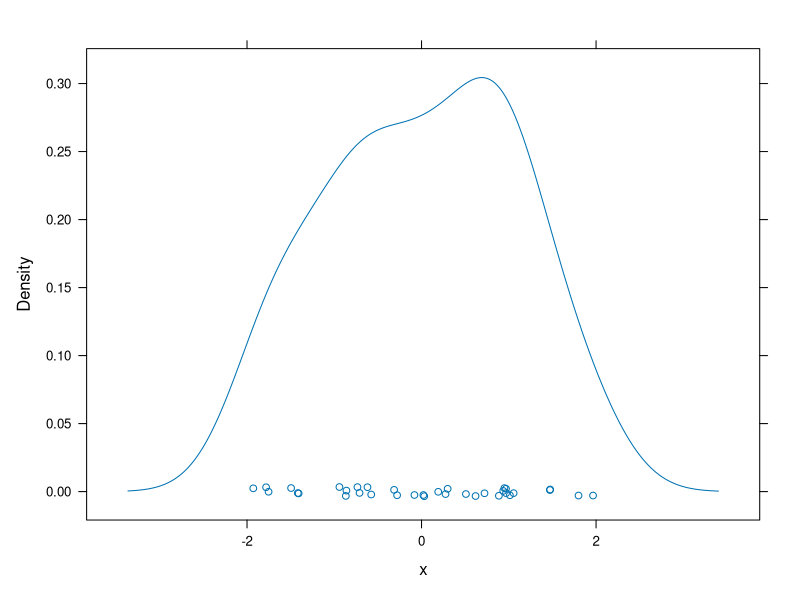
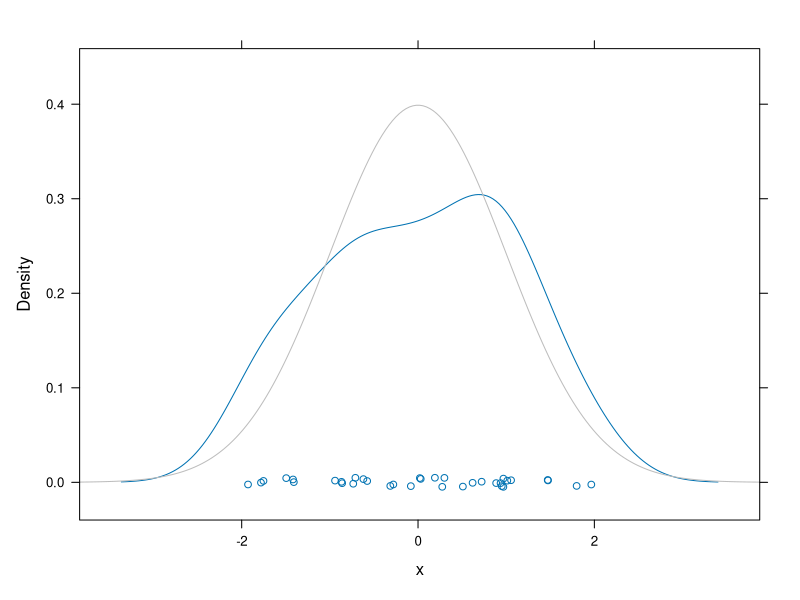
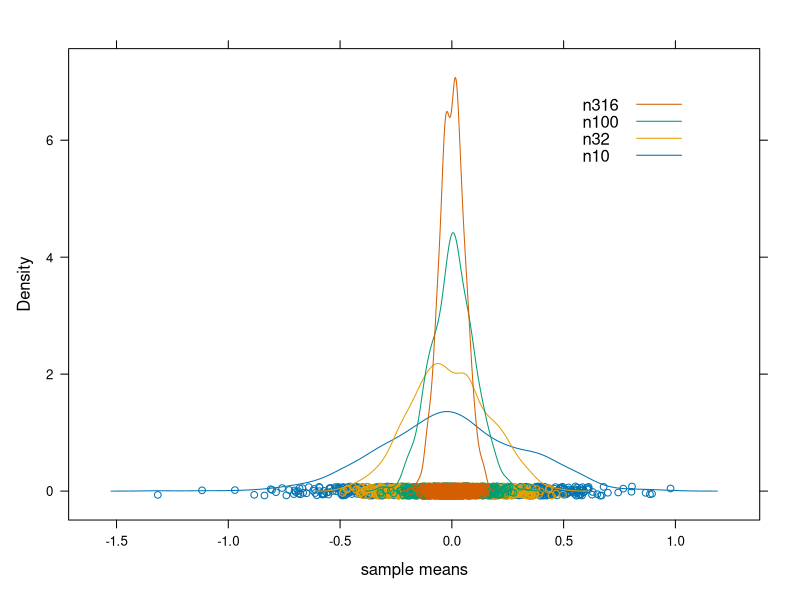
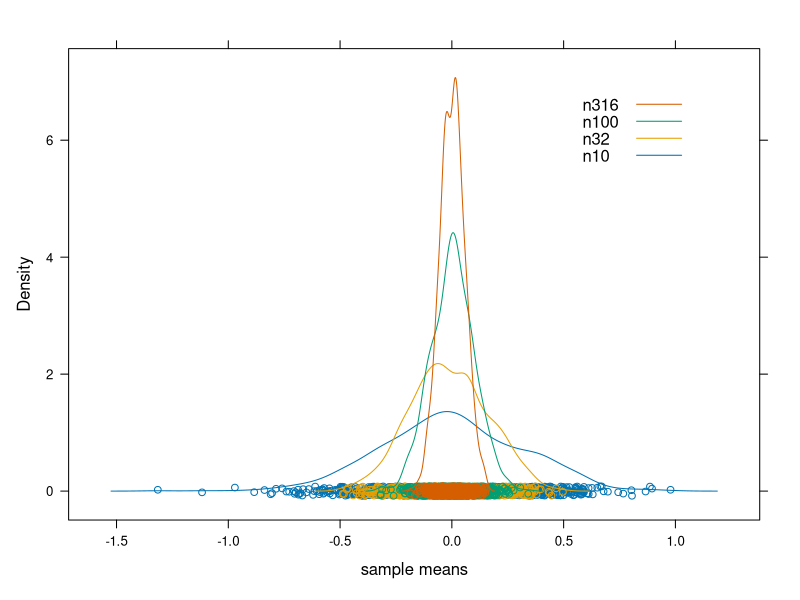

Write R code to recreate these figures, in order.
set.seed(540)
n <- 10
B <- 4

x <- matrix(rnorm(n * B), nrow = n)
rownames(x) <- sprintf("obs%02d", 1:n)
colnames(x) <- sprintf("samp%02d", 1:B)



mean(x[ , 2])
colMeans(x)
apply(x, 2, mean)

mean(colMeans(x))

samp.n <- c(10, 100, 1000, 10000)
samp.rv <- lapply(samp.n, rnorm)
samp.mean <- sapply(samp.rv, mean)
samp.sem <- sapply(samp.rv, function(x) sd(x)/sqrt(length(x)))
samp.iqr <- sapply(samp.rv, IQR)
samp.mad <- sapply(samp.rv, mad)

NormalDis <- data.frame(sampSize = samp.n,
           sampMean = samp.mean,
           sampIQR = samp.iqr,
           sampMAD = samp.mad,
           obsSEM = samp.sem,  
           row.names = sapply(samp.n, function(x) paste0("n", x))
           )

C2samp.n <- c(10, 100, 1000, 10000)
C2samp.rv <- lapply(C2samp.n, function(x) rchisq(x, 2))
C2samp.mean <- sapply(C2samp.rv, mean)
C2samp.sem <- sapply(C2samp.rv, function(x) sd(x)/sqrt(length(x)))
C2samp.iqr <- sapply(C2samp.rv, IQR)
C2samp.mad <- sapply(C2samp.rv, mad)

Chi2Dis <- data.frame(sampSize = C2samp.n,
           sampMean = C2samp.mean,
           sampIQR = C2samp.iqr,
           sampMAD = C2samp.mad,
           obsSEM = C2samp.sem,  
           row.names = sapply(samp.n, function(x) paste0("n", x))
)

set.seed(1)

## normal comparison of probabilities
samp.size <- 1000
true.mean <- 5
true.sd <- 2
threshhold <- 8

r.norm <- rnorm(samp.size, mean = true.mean, sd = true.sd)
p.norm <- pnorm(threshhold, mean = true.mean, sd = true.sd)

p.norm
mean(r.norm <= threshhold)

# cauchy comparison of probabilities
ca.samp.size <- 1000
ca.true.mean <- 5
ca.true.sd <- 2
ca.threshhold <- 8

r.cauchy <- rcauchy(ca.samp.size)
p.cauchy <- pcauchy(ca.threshhold)

1 - p.cauchy
1 - mean(r.cauchy <= ca.threshhold)

# prob of being within an interval
lower.i <- 2
upper.i <- 7
sum(r.norm > lower.i & r.norm < upper.i)/
  length(r.norm)

library(lattice)
set.seed(500)
## theoretical vs. empirical distriubution for a single sample
## demo of the Central Limit Theorem
n <- 35
x  <- rnorm(n)

densityplot(~ x)

densityplot(~x, n = 200, ylim = dnorm(0) * c(-0.1, 1.15),
            panel = function(x, ...) {
              panel.densityplot(x, ...)
              panel.mathdensity(n = 200, col.line = "grey74")
            })

## empirical distribution of sample means for various sample sizes
B <- 1000
n <- round(10^(seq(from = 1, to = 2.5, length = 4)), 0)
names(n) <- paste0("n", n)
getSampleMeans <- function(n, B) colMeans(matrix(rnorm(n * B), nrow = n))
x <- data.frame(sapply(n, getSampleMeans, B))

## using the "extended formula interface" in lattice
jFormula <- as.formula(paste("~", paste(names(n), sep = "", collapse = " + ")))
## building the formula programmatically is slicker than the alternative, which
## is hard wiring to "~ n10 + n32 + n100 + n316", which is not a crime
densityplot(jFormula, x, xlab = "sample means",
            auto.key = list(x = 0.9, y = 0.9, corner = c(1, 1),
                            reverse.rows = TRUE))

## keeping the data "tidy", i.e. tall and skinny, for a happier life
xTallSkinny <- stack(x)
names(xTallSkinny) <- c("x","n")
xTallSkinny$n <- factor(xTallSkinny$n, levels = colnames(x))
densityplot(~ x, xTallSkinny, xlab = "sample means", groups = n,
            auto.key = list(x = 0.9, y = 0.9, corner = c(1, 1),
                            reverse.rows = TRUE))